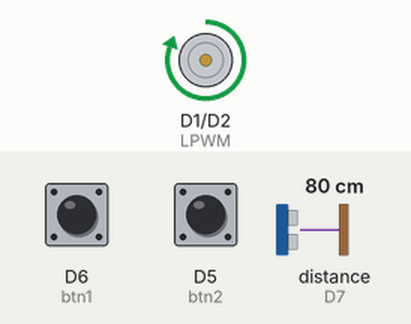
Recording of a sketch running on a simulated ESP8266 (NodeMCU). Shown: motor-driver pin pairs drawn as motors (green arrow = first pin HIGH = forward, orange = second pin HIGH = backward, longer = more drive). Wiring (inferred from the names in the program): ultrasonic range finder: trigger D0; echo D7. Inputs (shaded band) come from the test bench; at power-on: D6 (btn1) HIGH, D5 (btn2) HIGH, distance to the obstacle (sensor on D7) 80 cm. The echo pulse lasts 58.3 µs per cm; WiFi joins after 1.5 s; servers stay silent unless stated; what the sketch prints to the serial monitor is not drawn.

Above: at 1.9 s.
At 8.9 s:
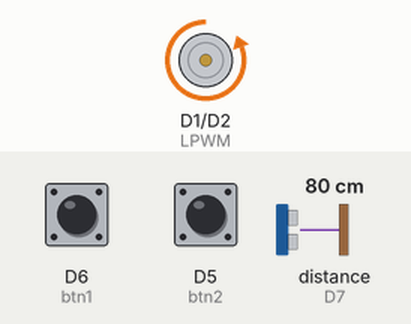
At 15.9 s:
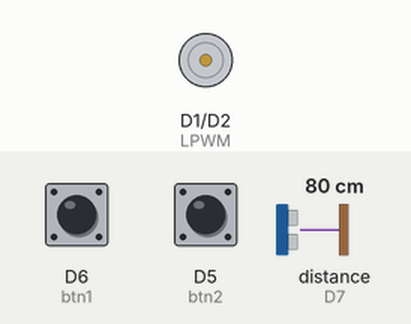
Timing chart, 0 to 17.4 s (numbered marks = the images above):
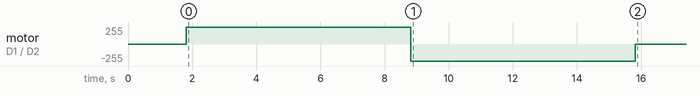

Measured:
- by itself, motor on D1 (LPWM) / D2 (RPWM): stopped → forward 255/255 at 1.8 s, → backward 255/255 7.0 s later, → stopped 7.0 s later

The sketch:

smartFence.ino
```cpp
/*************************************************************

  This is a simple demo of sending and receiving some data.
  Be sure to check out other examples!
 *************************************************************/

/* Fill-in information from Blynk Device Info here */
#define BLYNK_TEMPLATE_ID "TMPL6sNT5wIM_"
#define BLYNK_TEMPLATE_NAME "Quickstart Template"
#define BLYNK_AUTH_TOKEN "UTIOm0OgUo4qE0h2UzI8Umd6vSanweG7"

/* Comment this out to disable prints and save space */
#define BLYNK_PRINT Serial

#include "Arduino.h"
#include <ESP8266WiFi.h>
#include <BlynkSimpleEsp8266.h>
#include <WiFiManager.h>
#include <Wire.h>

#define LPWM D1
#define RPWM D2
#define btn1 D6
#define btn2 D5
#define trig D0
#define echo D7
unsigned long lastUpdate = 0;
String State = "";
int state;
int closeValue = 0, openValue = 0, onoffValue = 0;
// Your WiFi credentials.
// Set password to "" for open networks.
char ssid[] = "AmericanStudy T1";
char pass[] = "66668888";

BlynkTimer timer;
WiFiManager wifiManager;

bool check = true;

int btn1State = LOW;
int btn2State = LOW;

int lastBtn1State = LOW;
int lastBtn2State = LOW;

unsigned long btn1PressTime = 0;
unsigned long btn2PressTime = 0;

const unsigned long longPressDuration = 1000;

// This function is called every time the device is connected to the Blynk.Cloud
BLYNK_WRITE(V1) {
  openValue = param.asInt();
  if (openValue == HIGH) {
    mo1();
  }
}
BLYNK_WRITE(V2) {
  closeValue = param.asInt();

  if (closeValue == HIGH) {
    dong1();
  }
}
BLYNK_WRITE(V5) {
  onoffValue = param.asInt();
}
void myTimerEvent() {
  // You can send any value at any time.
  // Please don't send more that 10 values per second.
  Blynk.virtualWrite(V3, millis() / 1000);
}

void setup() {
  // Debug console
  Serial.begin(115200);
  pinMode(LPWM, OUTPUT);
  pinMode(RPWM, OUTPUT);
  pinMode(btn1, INPUT_PULLUP);
  pinMode(btn2, INPUT_PULLUP);
  pinMode(trig, OUTPUT);
  pinMode(echo, INPUT);
  digitalWrite(trig, LOW);

  wifiManager.autoConnect("Hang rao", "88888888");
  Serial.println();
  Blynk.begin(BLYNK_AUTH_TOKEN, ssid, pass);
  while (WiFi.status() != WL_CONNECTED) {
    delay(500);
    Serial.print(".");
  }
  timer.setInterval(1000L, myTimerEvent);
}

void loop() {
  Blynk.run();
  timer.run();
  btn1State = digitalRead(btn1);  // nhan tren 3s ==> doi mode // nhan duoi 3s doi che do xem man hinh
  btn2State = digitalRead(btn2);

  Serial.println(readDistance());

  if (btn1State != lastBtn1State) {
    if (btn1State == LOW) {
      btn1PressTime = millis();
    } else {
      if (millis() - btn1PressTime < longPressDuration) {
        // Xử lý btn 1 nhấn ngắn (< 3 giây)

        dung();


      } else {
        // Xử lý btn 1 nhấn lâu (>= 3 giây)


        mo1();
      }
    }
  }

  if (btn2State != lastBtn2State) {
    if (btn2State == LOW) {
      btn2PressTime = millis();
    } else {
      if (millis() - btn2PressTime < longPressDuration) {
        // Xử lý btn 1 nhấn ngắn (< 3 giây)

        dung();

      } else {
        // Xử lý btn 1 nhấn lâu (>= 3 giây)


        dong1();
      }
    }
  }
  lastBtn2State = btn2State;
  lastBtn1State = btn1State;

  if (readDistance() < 40 && onoffValue == 1 && check == true) {
   dong1();
      check = false;
  } else {
    check = true;
  }
}


void mo() {
  digitalWrite(LPWM, HIGH);
  digitalWrite(RPWM, LOW);
  Serial.println("Đang mở");
  Blynk.virtualWrite(V4, "STATE: OPENING...");
  state = 1;
}

void dong() {
  digitalWrite(LPWM, LOW);
  digitalWrite(RPWM, HIGH);

  Serial.println("Đang đóng");
  Blynk.virtualWrite(V4, "STATE: CLOSING...");
  state = 2;
}
void dung() {
  digitalWrite(LPWM, LOW);
  digitalWrite(RPWM, LOW);
  if (state == 1) {
    Serial.println("Cua da mo");
    Blynk.virtualWrite(V4, "STATE: OPENED");
  } else if (state == 2) {
    Serial.println("Cua da dong");
    Blynk.virtualWrite(V4, "STATE: CLOSED");
  }
}

int readDistance() {
  digitalWrite(trig, LOW);
  delayMicroseconds(2);
  digitalWrite(trig, HIGH);
  delayMicroseconds(10);
  digitalWrite(trig, LOW);
  unsigned long duration = pulseIn(echo, HIGH);
  int distance = duration / 29.412 / 2;
  return distance;
}

void dong1() {
  dong();
  delay(7000);
  dung();
}
void mo1() {
  mo();
  delay(7000);
  dung();
}
```
